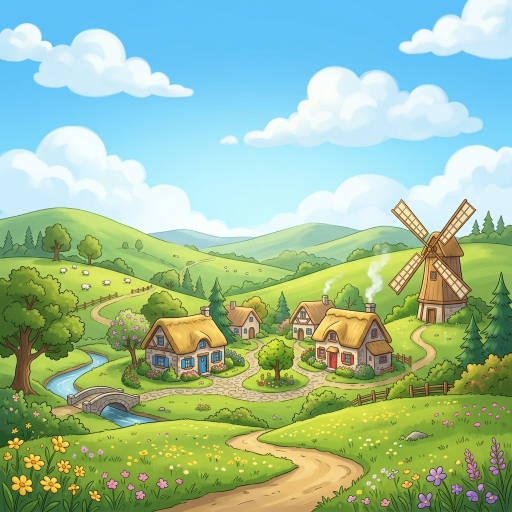
#> input picture assets/bg.png, 1024 x 1024 px (shown at 1/2 size)
$ python make_tall_bg.py
#> lines starting #> are read from the running program, lines starting #| are printed output that depends on the picture
from PIL import Image
import os

def make_tall(input_path, output_path):
#> called with input_path = 'assets/bg.png', output_path = 'assets/bg.png'
    img = Image.open(input_path).convert("RGBA")
    w, h = img.size
#> w = 1024; h = 1024

    # Target size: 1024x2048
    new_h = 2048
    new_img = Image.new("RGBA", (w, new_h))
#> new_img: PIL image 1024x2048 RGBA; every value is 0

    # Paste original in the middle
    offset_y = (new_h - h) // 2
#> offset_y = 512
    new_img.paste(img, (0, offset_y))

    # Extend top (copy the top row of the original image)
    top_row = img.crop((0, 0, w, 1))
    top_extended = top_row.resize((w, offset_y))
    new_img.paste(top_extended, (0, 0))

    # Extend bottom (copy the bottom row of the original image)
    bottom_row = img.crop((0, h-1, w, h))
    bottom_extended = bottom_row.resize((w, new_h - (offset_y + h)))
    new_img.paste(bottom_extended, (0, offset_y + h))

    new_img.save(output_path)

make_tall('assets/bg.png', 'assets/bg.png')
make_tall('assets/game_board_bg.png', 'assets/game_board_bg.png')
#> call 2 of make_tall, with input_path = 'assets/game_board_bg.png', output_path = 'assets/game_board_bg.png'
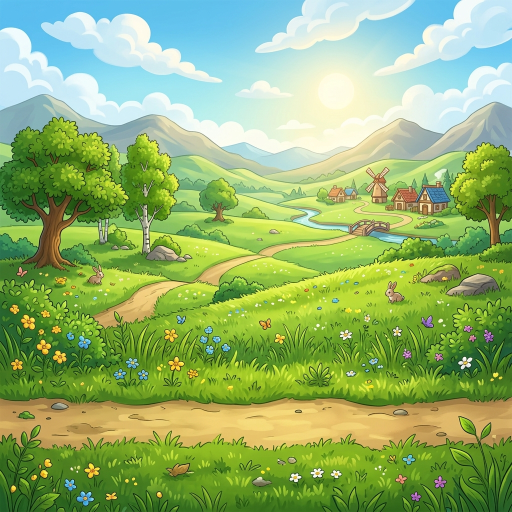
#> input picture assets/game_board_bg.png, 1024 x 1024 px (shown at 1/2 size)
make_tall('assets/game_board_bg_beach.png', 'assets/game_board_bg_beach.png')
#> call 3 of make_tall, with input_path = 'assets/game_board_bg_beach.png', output_path = 'assets/game_board_bg_beach.png'
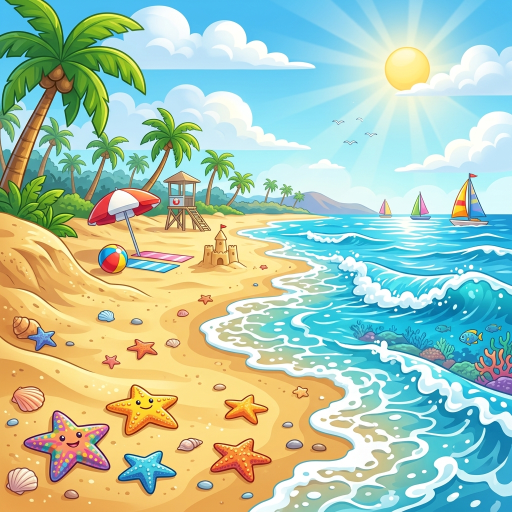
#> input picture assets/game_board_bg_beach.png, 1024 x 1024 px (shown at 1/2 size)
make_tall('assets/game_board_bg_autumn.png', 'assets/game_board_bg_autumn.png')
#> call 4 of make_tall, with input_path = 'assets/game_board_bg_autumn.png', output_path = 'assets/game_board_bg_autumn.png'
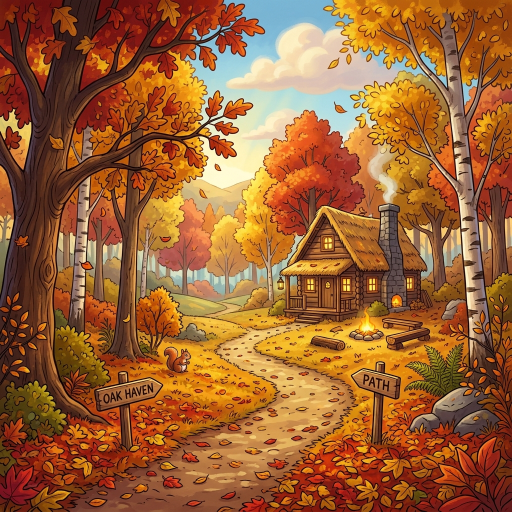
#> input picture assets/game_board_bg_autumn.png, 1024 x 1024 px (shown at 1/2 size)
make_tall('assets/game_board_bg_night.png', 'assets/game_board_bg_night.png')
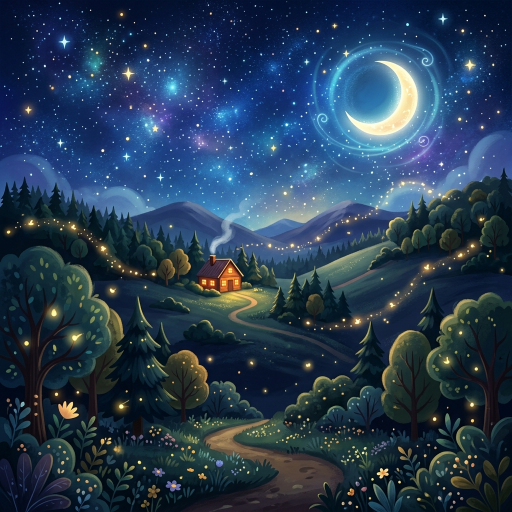
#> input picture assets/game_board_bg_night.png, 1024 x 1024 px (shown at 1/2 size)
make_tall('assets/game_board_bg_snow.png', 'assets/game_board_bg_snow.png')
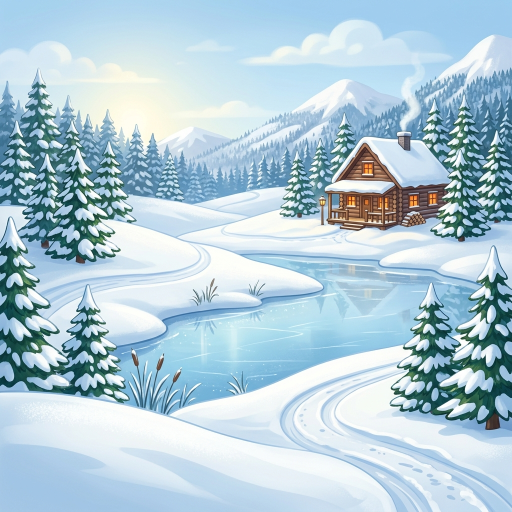
#> input picture assets/game_board_bg_snow.png, 1024 x 1024 px (shown at 1/2 size)
#> in make_tall (call 6), `bottom_extended = bottom_row.resize((w, new_h - (offset_y + h)))`:
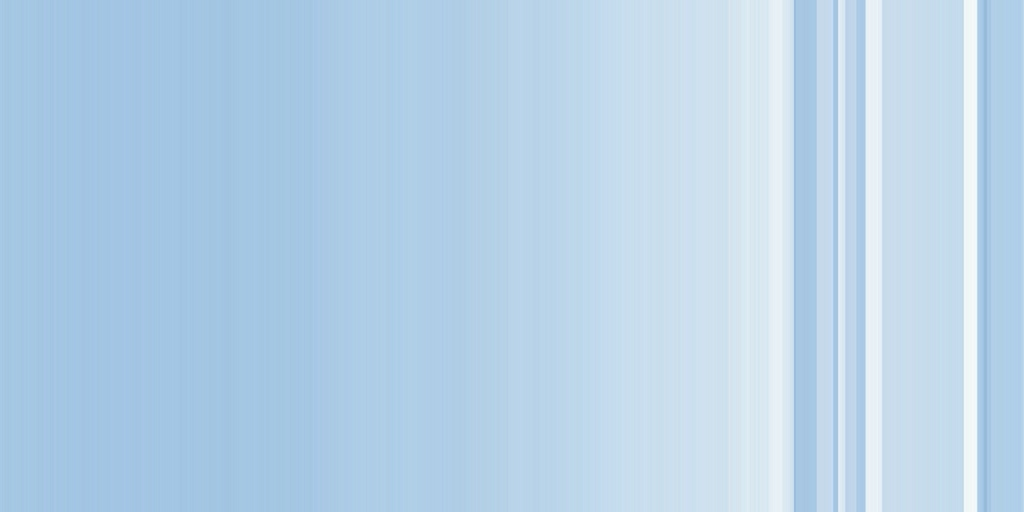
#> bottom_extended: PIL image 1024x512 RGBA; mean R, G, B, A 182.5, 210, 232.3, 255
#> in make_tall (call 6), `new_img.paste(bottom_extended, (0, offset_y + h))`:
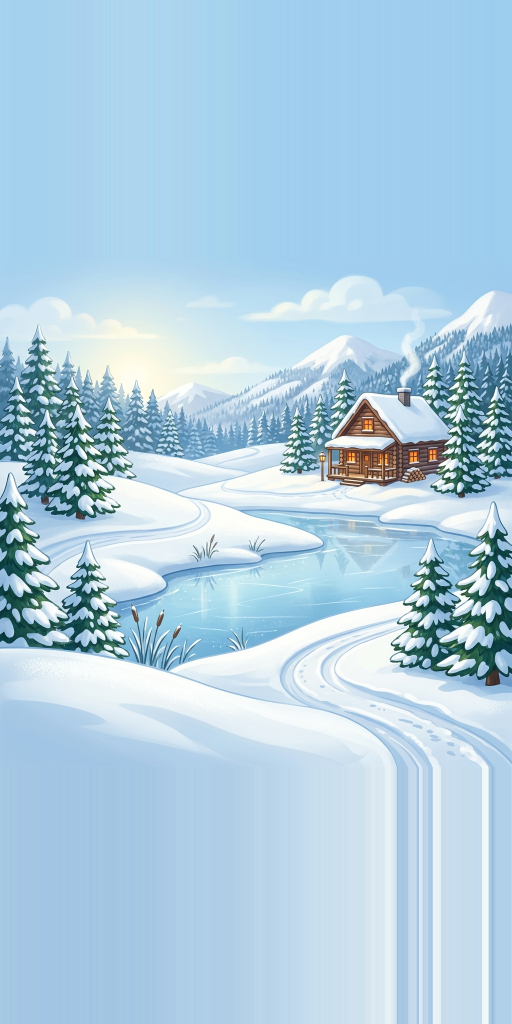
#> new_img: PIL image 1024x2048 RGBA (shown at 1/2 size); mean R, G, B, A 174.8, 205.7, 225.2, 255
print("Done making backgrounds tall!")
